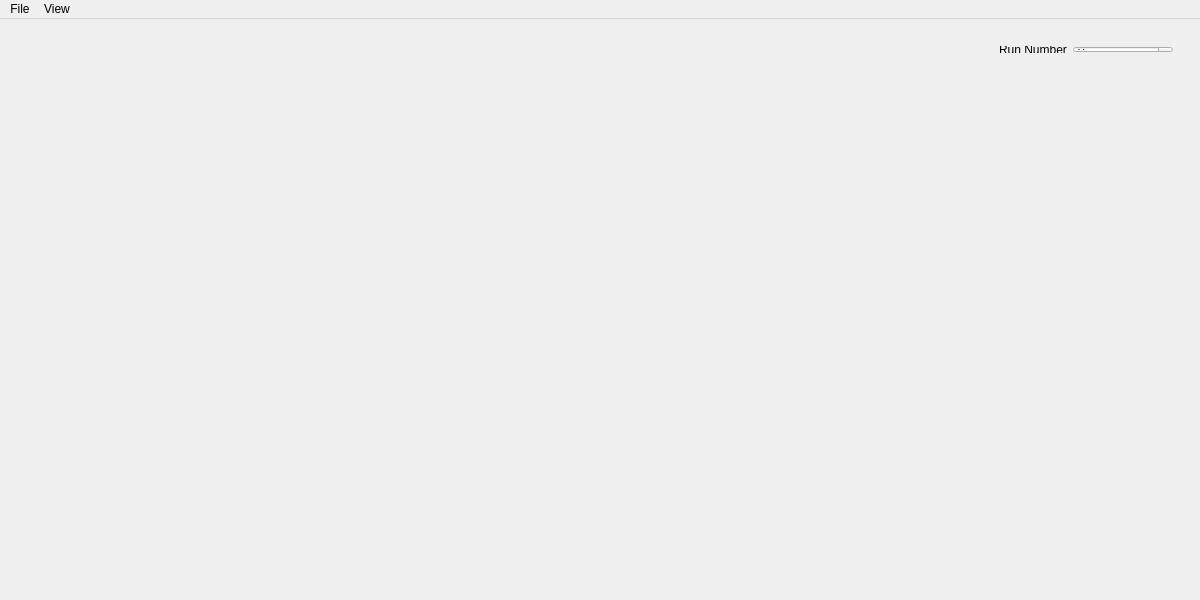
<?xml version="1.0" encoding="UTF-8"?>
<ui version="4.0">
 <class>MainWindow</class>
 <widget class="QMainWindow" name="MainWindow">
  <property name="geometry">
   <rect>
    <x>0</x>
    <y>0</y>
    <width>1200</width>
    <height>600</height>
   </rect>
  </property>
  <property name="minimumSize">
   <size>
    <width>1200</width>
    <height>0</height>
   </size>
  </property>
  <property name="windowTitle">
   <string>CLAS12 DC WIRE MAP</string>
  </property>
  <property name="unifiedTitleAndToolBarOnMac">
   <bool>false</bool>
  </property>
  <widget class="QWidget" name="centralwidget">
   <layout class="QHBoxLayout" name="horizontalLayout">
    <property name="sizeConstraint">
     <enum>QLayout::SetDefaultConstraint</enum>
    </property>
    <item>
     <widget class="QStackedWidget" name="left_stacked_widget">
      <property name="sizePolicy">
       <sizepolicy hsizetype="Fixed" vsizetype="Preferred">
        <horstretch>0</horstretch>
        <verstretch>0</verstretch>
       </sizepolicy>
      </property>
      <property name="currentIndex">
       <number>0</number>
      </property>
      <widget class="QWidget" name="explorer_holder"/>
      <widget class="QWidget" name="chooser_holder"/>
     </widget>
    </item>
    <item>
     <widget class="QWidget" name="Runset" native="true">
      <property name="contextMenuPolicy">
       <enum>Qt::DefaultContextMenu</enum>
      </property>
      <layout class="QVBoxLayout" name="verticalLayout_2">
       <item>
        <widget class="QWidget" name="horizontalWidget" native="true">
         <property name="maximumSize">
          <size>
           <width>16777215</width>
           <height>25</height>
          </size>
         </property>
         <layout class="QHBoxLayout" name="horizontalLayout_3">
          <item>
           <spacer name="horizontalSpacer">
            <property name="orientation">
             <enum>Qt::Horizontal</enum>
            </property>
            <property name="sizeHint" stdset="0">
             <size>
              <width>40</width>
              <height>20</height>
             </size>
            </property>
           </spacer>
          </item>
          <item>
           <widget class="QLabel" name="label">
            <property name="text">
             <string>Run Number</string>
            </property>
           </widget>
          </item>
          <item>
           <widget class="QSpinBox" name="run_number">
            <property name="enabled">
             <bool>true</bool>
            </property>
            <property name="sizePolicy">
             <sizepolicy hsizetype="Preferred" vsizetype="Fixed">
              <horstretch>0</horstretch>
              <verstretch>0</verstretch>
             </sizepolicy>
            </property>
            <property name="minimumSize">
             <size>
              <width>100</width>
              <height>0</height>
             </size>
            </property>
            <property name="maximumSize">
             <size>
              <width>1679776</width>
              <height>16777215</height>
             </size>
            </property>
            <property name="maximum">
             <number>1000000000</number>
            </property>
           </widget>
          </item>
         </layout>
        </widget>
       </item>
       <item>
        <widget class="QWidget" name="wiremap_holder" native="true">
         <property name="sizePolicy">
          <sizepolicy hsizetype="Expanding" vsizetype="Preferred">
           <horstretch>0</horstretch>
           <verstretch>0</verstretch>
          </sizepolicy>
         </property>
         <property name="minimumSize">
          <size>
           <width>0</width>
           <height>0</height>
          </size>
         </property>
         <zorder>widget</zorder>
         <zorder>run_number</zorder>
        </widget>
       </item>
      </layout>
      <zorder>wiremap_holder</zorder>
      <zorder>wiremap_holder</zorder>
      <zorder>horizontalWidget</zorder>
     </widget>
    </item>
   </layout>
  </widget>
  <widget class="QMenuBar" name="menubar">
   <property name="geometry">
    <rect>
     <x>0</x>
     <y>0</y>
     <width>1200</width>
     <height>27</height>
    </rect>
   </property>
   <widget class="QMenu" name="menuFile">
    <property name="title">
     <string>File</string>
    </property>
    <addaction name="actionOpen"/>
    <addaction name="separator"/>
    <addaction name="actionQuit"/>
   </widget>
   <widget class="QMenu" name="menuView">
    <property name="title">
     <string>View</string>
    </property>
    <addaction name="actionExplorer"/>
    <addaction name="actionChooser"/>
   </widget>
   <addaction name="menuFile"/>
   <addaction name="menuView"/>
  </widget>
  <action name="actionOpen">
   <property name="text">
    <string>Open...</string>
   </property>
  </action>
  <action name="actionQuit">
   <property name="text">
    <string>Quit</string>
   </property>
  </action>
  <action name="actionComponentChooser">
   <property name="checkable">
    <bool>true</bool>
   </property>
   <property name="text">
    <string>Component Chooser</string>
   </property>
  </action>
  <action name="actionComponentExplorer">
   <property name="checkable">
    <bool>true</bool>
   </property>
   <property name="text">
    <string>Component Explorer</string>
   </property>
  </action>
  <action name="actionExplorer">
   <property name="checkable">
    <bool>true</bool>
   </property>
   <property name="text">
    <string>Explorer</string>
   </property>
  </action>
  <action name="actionChooser">
   <property name="checkable">
    <bool>true</bool>
   </property>
   <property name="text">
    <string>Chooser</string>
   </property>
  </action>
  <action name="actionSet_Run_Number">
   <property name="checkable">
    <bool>true</bool>
   </property>
   <property name="text">
    <string>Set Run Number</string>
   </property>
  </action>
 </widget>
 <resources/>
 <connections>
  <connection>
   <sender>actionSet_Run_Number</sender>
   <signal>triggered()</signal>
   <receiver>Runset</receiver>
   <slot>show()</slot>
   <hints>
    <hint type="sourcelabel">
     <x>-1</x>
     <y>-1</y>
    </hint>
    <hint type="destinationlabel">
     <x>150</x>
     <y>105</y>
    </hint>
   </hints>
  </connection>
  <connection>
   <sender>actionExplorer</sender>
   <signal>triggered()</signal>
   <receiver>MainWindow</receiver>
   <slot>setModeExplorer()</slot>
   <hints>
    <hint type="sourcelabel">
     <x>-1</x>
     <y>-1</y>
    </hint>
    <hint type="destinationlabel">
     <x>430</x>
     <y>299</y>
    </hint>
   </hints>
  </connection>
  <connection>
   <sender>actionChooser</sender>
   <signal>triggered()</signal>
   <receiver>MainWindow</receiver>
   <slot>setModeChooser()</slot>
   <hints>
    <hint type="sourcelabel">
     <x>-1</x>
     <y>-1</y>
    </hint>
    <hint type="destinationlabel">
     <x>430</x>
     <y>299</y>
    </hint>
   </hints>
  </connection>
 </connections>
 <slots>
  <slot>setModeChooser()</slot>
  <slot>setModeExplorer()</slot>
 </slots>
</ui>
